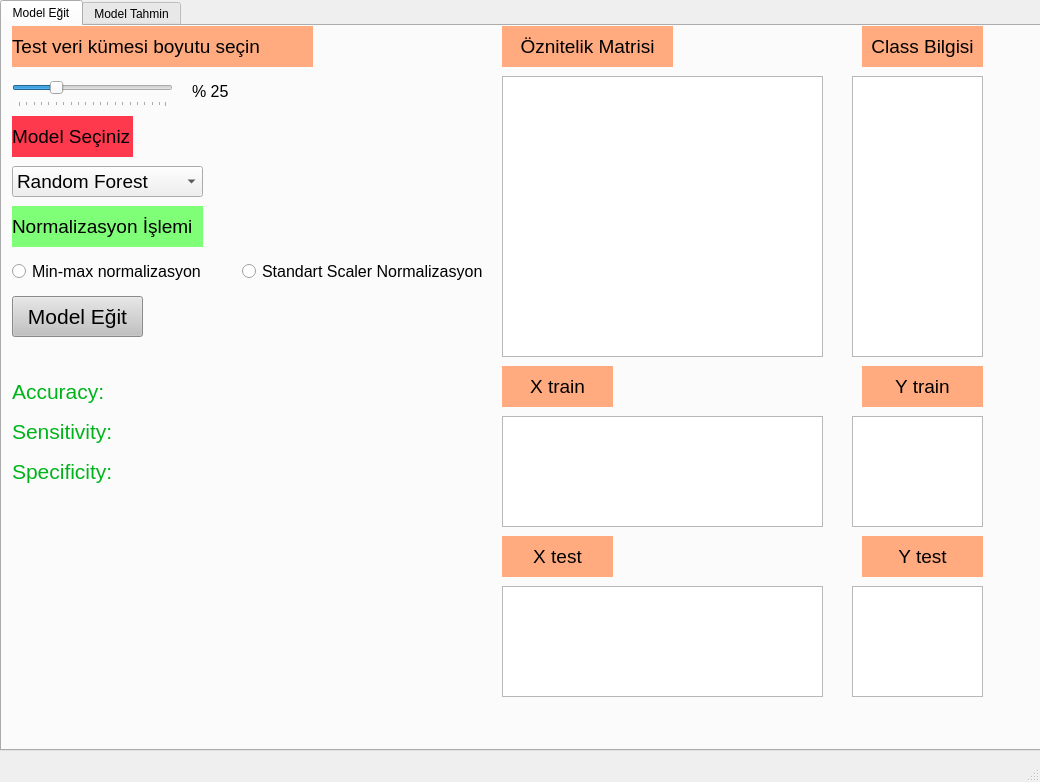
<?xml version="1.0" encoding="UTF-8"?>
<ui version="4.0">
 <class>MainWindow</class>
 <widget class="QMainWindow" name="MainWindow">
  <property name="geometry">
   <rect>
    <x>0</x>
    <y>0</y>
    <width>1040</width>
    <height>782</height>
   </rect>
  </property>
  <property name="windowTitle">
   <string>MainWindow</string>
  </property>
  <widget class="QWidget" name="centralwidget">
   <widget class="QTabWidget" name="tabWidget">
    <property name="geometry">
     <rect>
      <x>0</x>
      <y>0</y>
      <width>1041</width>
      <height>751</height>
     </rect>
    </property>
    <property name="currentIndex">
     <number>0</number>
    </property>
    <widget class="QWidget" name="tab">
     <attribute name="title">
      <string>Model Eğit</string>
     </attribute>
     <widget class="QLabel" name="label_2">
      <property name="geometry">
       <rect>
        <x>10</x>
        <y>90</y>
        <width>121</width>
        <height>41</height>
       </rect>
      </property>
      <property name="font">
       <font>
        <pointsize>14</pointsize>
       </font>
      </property>
      <property name="styleSheet">
       <string notr="true">background-color:rgb(255, 57, 77)</string>
      </property>
      <property name="text">
       <string>Model Seçiniz</string>
      </property>
     </widget>
     <widget class="QComboBox" name="cmbModel">
      <property name="geometry">
       <rect>
        <x>10</x>
        <y>140</y>
        <width>191</width>
        <height>31</height>
       </rect>
      </property>
      <property name="font">
       <font>
        <pointsize>14</pointsize>
       </font>
      </property>
      <property name="currentText">
       <string>Random Forest</string>
      </property>
      <item>
       <property name="text">
        <string>Random Forest</string>
       </property>
      </item>
      <item>
       <property name="text">
        <string>Decision Tree</string>
       </property>
      </item>
      <item>
       <property name="text">
        <string>KNN-Classifier</string>
       </property>
      </item>
     </widget>
     <widget class="QLabel" name="lblVeriSeti_2">
      <property name="geometry">
       <rect>
        <x>10</x>
        <y>180</y>
        <width>191</width>
        <height>41</height>
       </rect>
      </property>
      <property name="font">
       <font>
        <pointsize>14</pointsize>
       </font>
      </property>
      <property name="styleSheet">
       <string notr="true">background-color:rgb(126, 255, 119)</string>
      </property>
      <property name="text">
       <string>Normalizasyon İşlemi</string>
      </property>
     </widget>
     <widget class="QRadioButton" name="rbMinMax">
      <property name="geometry">
       <rect>
        <x>10</x>
        <y>230</y>
        <width>221</width>
        <height>31</height>
       </rect>
      </property>
      <property name="font">
       <font>
        <pointsize>12</pointsize>
       </font>
      </property>
      <property name="text">
       <string>Min-max normalizasyon</string>
      </property>
     </widget>
     <widget class="QRadioButton" name="rbStan">
      <property name="geometry">
       <rect>
        <x>240</x>
        <y>230</y>
        <width>241</width>
        <height>31</height>
       </rect>
      </property>
      <property name="font">
       <font>
        <pointsize>12</pointsize>
       </font>
      </property>
      <property name="text">
       <string>Standart Scaler Normalizasyon</string>
      </property>
     </widget>
     <widget class="QLabel" name="lblVeriSeti_3">
      <property name="geometry">
       <rect>
        <x>10</x>
        <y>0</y>
        <width>301</width>
        <height>41</height>
       </rect>
      </property>
      <property name="font">
       <font>
        <pointsize>14</pointsize>
       </font>
      </property>
      <property name="styleSheet">
       <string notr="true">background-color:rgb(255, 170, 127)</string>
      </property>
      <property name="text">
       <string>Test veri kümesi boyutu seçin</string>
      </property>
     </widget>
     <widget class="QLabel" name="lblBoyut">
      <property name="geometry">
       <rect>
        <x>190</x>
        <y>50</y>
        <width>71</width>
        <height>31</height>
       </rect>
      </property>
      <property name="font">
       <font>
        <pointsize>12</pointsize>
       </font>
      </property>
      <property name="text">
       <string>% 25</string>
      </property>
     </widget>
     <widget class="QLabel" name="lblACC">
      <property name="geometry">
       <rect>
        <x>10</x>
        <y>350</y>
        <width>331</width>
        <height>31</height>
       </rect>
      </property>
      <property name="font">
       <font>
        <pointsize>16</pointsize>
       </font>
      </property>
      <property name="styleSheet">
       <string notr="true">color:rgb(0, 179, 27)</string>
      </property>
      <property name="text">
       <string>Accuracy:</string>
      </property>
     </widget>
     <widget class="QLabel" name="lblSen">
      <property name="geometry">
       <rect>
        <x>10</x>
        <y>390</y>
        <width>331</width>
        <height>31</height>
       </rect>
      </property>
      <property name="font">
       <font>
        <pointsize>16</pointsize>
       </font>
      </property>
      <property name="styleSheet">
       <string notr="true">color:rgb(0, 179, 27)</string>
      </property>
      <property name="text">
       <string>Sensitivity:</string>
      </property>
     </widget>
     <widget class="QLabel" name="lblSpe">
      <property name="geometry">
       <rect>
        <x>10</x>
        <y>430</y>
        <width>331</width>
        <height>31</height>
       </rect>
      </property>
      <property name="font">
       <font>
        <pointsize>16</pointsize>
       </font>
      </property>
      <property name="styleSheet">
       <string notr="true">color:rgb(0, 179, 27)</string>
      </property>
      <property name="text">
       <string>Specificity: </string>
      </property>
     </widget>
     <widget class="QSlider" name="hsVeriSetiBoyutu">
      <property name="geometry">
       <rect>
        <x>10</x>
        <y>50</y>
        <width>161</width>
        <height>31</height>
       </rect>
      </property>
      <property name="font">
       <font>
        <pointsize>8</pointsize>
       </font>
      </property>
      <property name="singleStep">
       <number>5</number>
      </property>
      <property name="sliderPosition">
       <number>25</number>
      </property>
      <property name="orientation">
       <enum>Qt::Horizontal</enum>
      </property>
      <property name="tickPosition">
       <enum>QSlider::TicksBelow</enum>
      </property>
      <property name="tickInterval">
       <number>5</number>
      </property>
     </widget>
     <widget class="QPushButton" name="btnModelEgit">
      <property name="geometry">
       <rect>
        <x>10</x>
        <y>270</y>
        <width>131</width>
        <height>41</height>
       </rect>
      </property>
      <property name="font">
       <font>
        <pointsize>16</pointsize>
       </font>
      </property>
      <property name="styleSheet">
       <string notr="true">background-color:rgb(193, 193, 193)</string>
      </property>
      <property name="text">
       <string>Model Eğit</string>
      </property>
     </widget>
     <widget class="QTableWidget" name="tblX">
      <property name="geometry">
       <rect>
        <x>500</x>
        <y>50</y>
        <width>321</width>
        <height>281</height>
       </rect>
      </property>
     </widget>
     <widget class="QLabel" name="lblVeriSeti_4">
      <property name="geometry">
       <rect>
        <x>500</x>
        <y>0</y>
        <width>171</width>
        <height>41</height>
       </rect>
      </property>
      <property name="font">
       <font>
        <pointsize>14</pointsize>
       </font>
      </property>
      <property name="styleSheet">
       <string notr="true">background-color:rgb(255, 170, 127)</string>
      </property>
      <property name="text">
       <string>Öznitelik Matrisi</string>
      </property>
      <property name="alignment">
       <set>Qt::AlignCenter</set>
      </property>
     </widget>
     <widget class="QTableWidget" name="tblY">
      <property name="geometry">
       <rect>
        <x>850</x>
        <y>50</y>
        <width>131</width>
        <height>281</height>
       </rect>
      </property>
     </widget>
     <widget class="QLabel" name="lblVeriSeti_5">
      <property name="geometry">
       <rect>
        <x>860</x>
        <y>0</y>
        <width>121</width>
        <height>41</height>
       </rect>
      </property>
      <property name="font">
       <font>
        <pointsize>14</pointsize>
       </font>
      </property>
      <property name="styleSheet">
       <string notr="true">background-color:rgb(255, 170, 127)</string>
      </property>
      <property name="text">
       <string>Class Bilgisi</string>
      </property>
      <property name="alignment">
       <set>Qt::AlignCenter</set>
      </property>
     </widget>
     <widget class="QTableWidget" name="tblXTrain">
      <property name="geometry">
       <rect>
        <x>500</x>
        <y>390</y>
        <width>321</width>
        <height>111</height>
       </rect>
      </property>
     </widget>
     <widget class="QLabel" name="lblVeriSeti_6">
      <property name="geometry">
       <rect>
        <x>500</x>
        <y>340</y>
        <width>111</width>
        <height>41</height>
       </rect>
      </property>
      <property name="font">
       <font>
        <pointsize>14</pointsize>
       </font>
      </property>
      <property name="styleSheet">
       <string notr="true">background-color:rgb(255, 170, 127)</string>
      </property>
      <property name="text">
       <string>X train</string>
      </property>
      <property name="alignment">
       <set>Qt::AlignCenter</set>
      </property>
     </widget>
     <widget class="QTableWidget" name="tblYTrain">
      <property name="geometry">
       <rect>
        <x>850</x>
        <y>390</y>
        <width>131</width>
        <height>111</height>
       </rect>
      </property>
     </widget>
     <widget class="QLabel" name="lblVeriSeti_7">
      <property name="geometry">
       <rect>
        <x>860</x>
        <y>340</y>
        <width>121</width>
        <height>41</height>
       </rect>
      </property>
      <property name="font">
       <font>
        <pointsize>14</pointsize>
       </font>
      </property>
      <property name="styleSheet">
       <string notr="true">background-color:rgb(255, 170, 127)</string>
      </property>
      <property name="text">
       <string>Y train</string>
      </property>
      <property name="alignment">
       <set>Qt::AlignCenter</set>
      </property>
     </widget>
     <widget class="QLabel" name="lblVeriSeti_8">
      <property name="geometry">
       <rect>
        <x>860</x>
        <y>510</y>
        <width>121</width>
        <height>41</height>
       </rect>
      </property>
      <property name="font">
       <font>
        <pointsize>14</pointsize>
       </font>
      </property>
      <property name="styleSheet">
       <string notr="true">background-color:rgb(255, 170, 127)</string>
      </property>
      <property name="text">
       <string>Y test</string>
      </property>
      <property name="alignment">
       <set>Qt::AlignCenter</set>
      </property>
     </widget>
     <widget class="QLabel" name="lblVeriSeti_9">
      <property name="geometry">
       <rect>
        <x>500</x>
        <y>510</y>
        <width>111</width>
        <height>41</height>
       </rect>
      </property>
      <property name="font">
       <font>
        <pointsize>14</pointsize>
       </font>
      </property>
      <property name="styleSheet">
       <string notr="true">background-color:rgb(255, 170, 127)</string>
      </property>
      <property name="text">
       <string>X test</string>
      </property>
      <property name="alignment">
       <set>Qt::AlignCenter</set>
      </property>
     </widget>
     <widget class="QTableWidget" name="tblYTest">
      <property name="geometry">
       <rect>
        <x>850</x>
        <y>560</y>
        <width>131</width>
        <height>111</height>
       </rect>
      </property>
     </widget>
     <widget class="QTableWidget" name="tblXTest">
      <property name="geometry">
       <rect>
        <x>500</x>
        <y>560</y>
        <width>321</width>
        <height>111</height>
       </rect>
      </property>
     </widget>
    </widget>
    <widget class="QWidget" name="tab_2">
     <attribute name="title">
      <string>Model Tahmin</string>
     </attribute>
    </widget>
   </widget>
  </widget>
  <widget class="QMenuBar" name="menubar">
   <property name="geometry">
    <rect>
     <x>0</x>
     <y>0</y>
     <width>1040</width>
     <height>26</height>
    </rect>
   </property>
  </widget>
  <widget class="QStatusBar" name="statusbar"/>
 </widget>
 <resources/>
 <connections/>
</ui>
